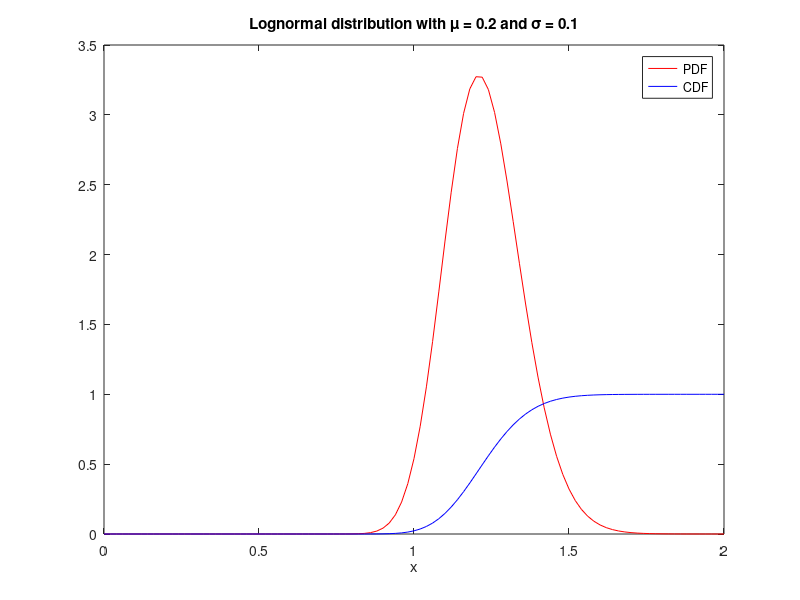

This chart was generated by the following MATLAB code: (Note: this script raises an error after producing the figure.)
%% Plot and sample the log-normal distribution

clear all
close all

% Parameters
mu = 0.2;
sigma = 0.1;
nsample = 10^6;
deltax = 0.02 ;

% Discretisation of the grid
x = 0:deltax:2 ;
xx = x+deltax/2 ;

%% Compute the PDF and CDF

f = pdf('Lognormal',x,mu,sigma) ;
F = cdf('Lognormal',x,mu,sigma) ;

% Plot the PDF and CDF
figure(1)
plot(x,f,'r',x,F,'b')
xlabel('x')
legend('PDF','CDF')
title('Lognormal distribution with \mu = 0.2 and \sigma = 0.1')

%% Sample the normal distribution and transform

% Normally distributed random numbers, shifted by given mu and sigma
X = mu + sigma*randn([nsample,1]) ;

% Transform normally distributed random numbers to log-normally distributed
% using exponential transform
Y = exp(X) ;

figure(2)
close all
histogram(Y,'BinEdges',x,'Normalization','pdf') ;
hold on
plot(x,f,'r')
xlim([0.8,2])
xlabel('x')
ylabel('f')
legend('Sampled','Theory')
title('Log-normal distribution with \mu = 0.2 and \sigma = 0.1')


figure(3)
h = histogram(Y,'BinEdges',x,'Normalization','pdf') ;
H = [h.Values,0] ;
plot(xx,H,'ro',x,f,'b')
xlim([0.8,2])
xlabel('x')
ylabel('f')
legend('Sampled','Theory')
title('Log-normal distribution with \mu = 0.2 and \sigma = 0.1')


figure(4)
bar(xx,H)
title('Log-normal distribution with \mu = 0.2 and \sigma = 0.1')
